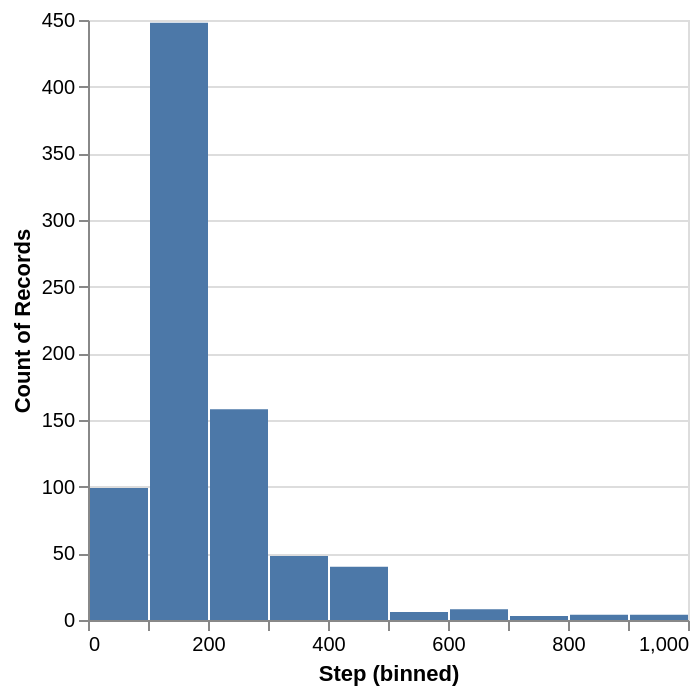

Notebook cell for this chart:
### Code cell
converged_df["Step"].plot.hist()

### Figure 1 — Vega-Lite specification as saved in the notebook (floating-point values rounded to 4 significant figures; data arrays with more than 128 entries replaced by an {"elided": "..."} marker saying what was removed)
{"config": {"view": {"continuousWidth": 300, "continuousHeight": 300}}, "data": {"name": "data-28042082d18c9167f010244ef07874fd"}, "mark": {"type": "bar", "tooltip": true}, "encoding": {"x": {"bin": true, "field": "Step", "type": "quantitative"}, "y": {"aggregate": "count", "type": "quantitative"}}, "params": [{"name": "param_1e9efca18e7a2868", "select": {"type": "interval", "encodings": ["x", "y"]}, "bind": "scales"}], "$schema": "https://vega.github.io/schema/vega-lite/v6.4.1.json", "datasets": {"data-28042082d18c9167f010244ef07874fd": {"elided": "818 records"}}}
